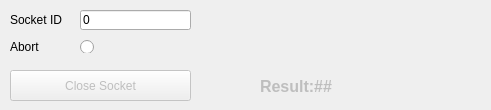
         <widget class="QWidget" name="tab">
          <attribute name="title">
           <string>Close Socket</string>
          </attribute>
          <widget class="QLabel" name="label_12">
           <property name="geometry">
            <rect>
             <x>10</x>
             <y>10</y>
             <width>78</width>
             <height>20</height>
            </rect>
           </property>
           <property name="text">
            <string>Socket ID</string>
           </property>
          </widget>
          <widget class="QLineEdit" name="closeSocketID">
           <property name="geometry">
            <rect>
             <x>80</x>
             <y>10</y>
             <width>111</width>
             <height>20</height>
            </rect>
           </property>
           <property name="inputMethodHints">
            <set>Qt::ImhDigitsOnly|Qt::ImhPreferNumbers</set>
           </property>
           <property name="text">
            <string>0</string>
           </property>
          </widget>
          <widget class="QPushButton" name="Button_closeSocket">
           <property name="enabled">
            <bool>false</bool>
           </property>
           <property name="geometry">
            <rect>
             <x>10</x>
             <y>70</y>
             <width>181</width>
             <height>31</height>
            </rect>
           </property>
           <property name="text">
            <string>Close Socket</string>
           </property>
          </widget>
          <widget class="QLabel" name="closeSocketResult">
           <property name="enabled">
            <bool>false</bool>
           </property>
           <property name="geometry">
            <rect>
             <x>260</x>
             <y>80</y>
             <width>222</width>
             <height>13</height>
            </rect>
           </property>
           <property name="font">
            <font>
             <pointsize>12</pointsize>
             <weight>75</weight>
             <bold>true</bold>
            </font>
           </property>
           <property name="text">
            <string>Result:##</string>
           </property>
          </widget>
          <widget class="QRadioButton" name="doAbort">
           <property name="geometry">
            <rect>
             <x>80</x>
             <y>40</y>
             <width>222</width>
             <height>13</height>
            </rect>
           </property>
           <property name="text">
            <string/>
           </property>
          </widget>
          <widget class="QLabel" name="label_13">
           <property name="geometry">
            <rect>
             <x>10</x>
             <y>40</y>
             <width>78</width>
             <height>13</height>
            </rect>
           </property>
           <property name="text">
            <string>Abort</string>
           </property>
          </widget>
         </widget>
